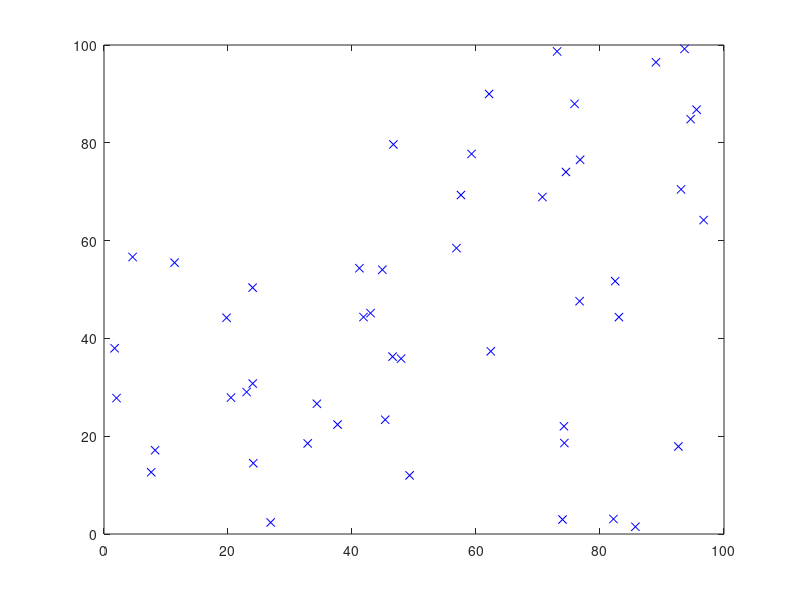

MATLAB code to generate this figure: (Note: this script raises an error after producing the figure.)
clc
clear

points = rand(50,2)*100;
figure
plot(points(:,1),points(:,2),'bx')
hold on

% [r,x,y] = smallest_circle_passing_3p(points(1,:),points(2,:),points(3,:));
% rectangle('Position',[x-r,y-r,2*r,2*r],'Curvature',[1,1],'linewidth',1,'EdgeColor', 'r'),axis equal
% [r,x,y] = circle_2p([0 0],[2 2]);
% rectangle('Position',[x-r,y-r,2*r,2*r],'Curvature',[1,1],'linewidth',1,'EdgeColor', 'y'),axis equal

% points2 = rand(2,2) * 100;
% figure
% plot(points2(:,1),points2(:,2),'rx')
% hold on
% 
% points = [points; points2];
[r, x, y] = smallest_circle(points);
rectangle('Position',[x-r,y-r,2*r,2*r],'Curvature',[1,1],'linewidth',1,'EdgeColor', 'g'),axis equal
